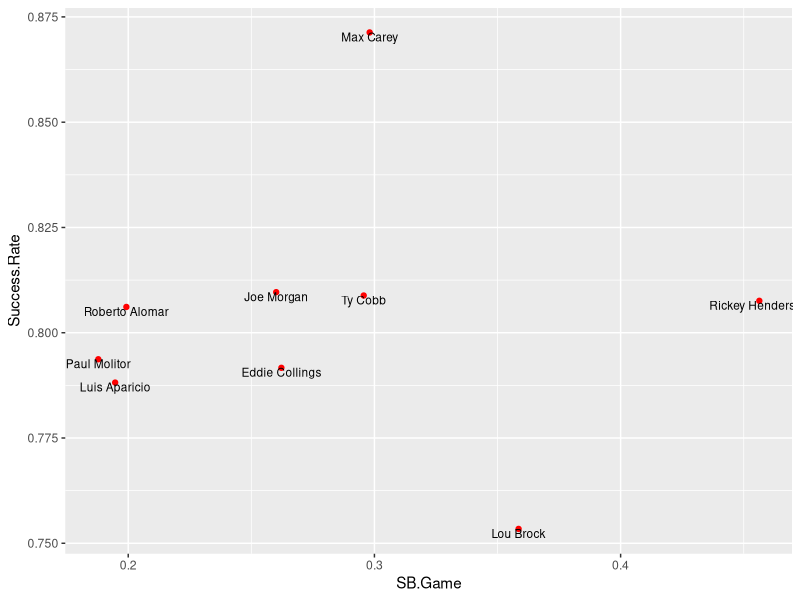

This figure's R source:
## ---- chunk 1
knitr::opts_chunk$set(echo = TRUE)
## ---- chunk 2
library(tidyverse)
## ---- chunk 3
SB <- c(1406, 938, 897, 741, 738, 689, 506, 504, 474)
CS <- c(335, 307, 212, 195, 109, 162, 136, 131, 114)
G <- c(3081, 2616, 3034, 2826, 2476, 2649, 2599, 2683, 2379)
Players <- c("Rickey Henderson", "Lou Brock", "Ty Cobb", "Eddie Collings",
             "Max Carey", "Joe Morgan", "Luis Aparicio", "Paul Molitor", "Roberto Alomar")
#will use players later in plot
## ---- chunk 4
SB.Attempt <- SB + CS
## ---- chunk 5
Success.Rate <- SB / SB.Attempt
## ---- chunk 6
SB.Game <- SB / G
## ---- chunk 7
ggplot(data.frame(x = SB.Game, y = Success.Rate),
       aes(SB.Game, Success.Rate)) +
  geom_point(color = "red") + #creates a scatter plot using ggplo
  geom_text(vjust = 1, label = Players, size = 3) #labels the points using the players vjust moves the label down below point
## ---- chunk 8
outcomes <- c("Single", "Out", "Out", "Single", "Double", "Out", "Walk", "Out", "Single")
## ---- chunk 9
table(outcomes)
## ---- chunk 10
f.outcomes <- factor(outcomes, levels = c("Out", "Walk", "Single", "Double"))
table(f.outcomes)
## ---- chunk 11
W <- c(373, 354, 364, 417, 355, 373, 361, 363, 511)
L <- c(208, 184, 310, 279, 227, 188, 208, 245, 316)
Name <- c("Pete Alexander", "Roger Clemens", "Pud Galvin", "Walter Johnson",
          "Greg Maddux", "Christy Mathewson", "Kid Nichols", "Warren Spahn", "Cy Young")
## ---- chunk 12
Win.PCT <- ((100 * W) / (W +L))
## ---- chunk 13
Wins.350 <- data.frame(Name, W, L, Win.PCT)
## ---- chunk 14
Wins.350 <- arrange(Wins.350, desc(Win.PCT))
head(Wins.350, n = 1)
tail(Wins.350, n = 1)
## ---- chunk 15
SO <- c(2198, 4672, 1806, 3509, 3371, 2502, 1868, 2583, 2803)
BB <- c(951, 1580, 745, 1363, 999, 844, 1268, 1434, 1217)
#Name is taken from 3a. since we are using the same list of pitchers
## ---- chunk 16
SO.BB.Ratio <- SO / BB
## ---- chunk 17
SO.BB <- data.frame(Name, SO, BB, SO.BB.Ratio)
## ---- chunk 18
filter(SO.BB, SO.BB.Ratio > 2.8)
## ---- chunk 19
arrange(SO.BB, desc(BB))
